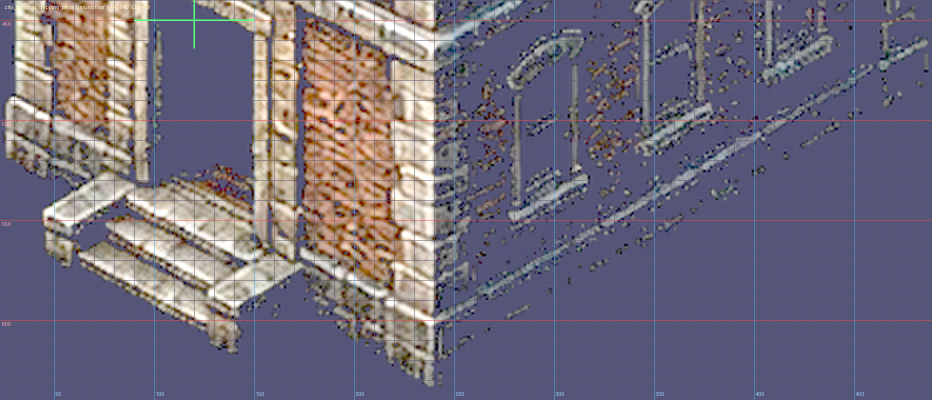
#> input picture ArtSource/Generated/CityDistrict/V2/ApertureQA/city_building_shipping_office_ground.png, 1864 x 800 px (shown at 1/2 size)
$ python -i install_sable_lot_masters.py   (imports and definitions only)
#> lines starting #> are read from the running program, lines starting #| are printed output that depends on the picture; after the words box and inside, x2 and y2 are one past the last pixel; in counts of white or black regions, pixels touching at a corner belong together
### ArtSource/Processing/generate_city_grounds_world_scale_v05.py
#!/usr/bin/env python3
"""Paint Act I city grounds at Infinity Engine outdoor-area scale.

World bounds grow by adding authored street (4096×2304 world units, ~58
adults across). Grounds are painted at plate resolution on the Baldur's
Gate: EE camera — sett / flag / drain joints sit on slopes ±0.75 — not a
Lanczos or procedural overlay of a smaller master.

Does not run `process_city_districts_v02.main()`. Does not touch the office.

    python3 ArtSource/Processing/generate_city_grounds_world_scale_v05.py
    python3 ArtSource/Processing/generate_city_grounds_world_scale_v05.py sable_row
"""

from __future__ import annotations

import argparse
import os
import sys
from pathlib import Path

import numpy as np
from PIL import Image, ImageFilter

sys.path.insert(0, str(Path(__file__).resolve().parent))
import ie_projection as ie
import qa_plate_projection as qa

ROOT = Path(__file__).resolve().parents[2]
GEN = ROOT / "ArtSource" / "Generated" / "CityDistrict" / "V2"
AREAS = ROOT / "RainShadow Shared" / "Resources" / "Art" / "Areas" / "CityDistrict" / "V2"
MAPS = ROOT / "RainShadow Shared" / "Resources" / "Art" / "UI" / "Map"

# Authored play space. 4096/70.3125 ≈ 58.3 adults — mid IE outdoor band.
# Both axes are exact SearchMap multiples (16×12).
WORLD_W = 4096.0
WORLD_H = 3072.0
# 2.00 art px / world unit: the density floor, and the largest 16:9 plate
# that stays inside a common 8192 GPU texture. Actor reference is 2.84;
# a 2.84 plate at this world size would be 11636 px and would not load on
# A11–A13 devices. Stonework is painted here, not upscaled.
PLATE_W = 8192
PLATE_H = 6144
PX_PER_UNIT = PLATE_W / WORLD_W

SLOPE = ie.BGEE.ground_slope  # 0.75
# 0.12 m granite sett and 0.50 m pavement flag at 1.75 m / 70.3125 u.
METRE = 70.3125 / 1.75
SETT_WORLD = 0.12 * METRE
FLAG_WORLD = 0.50 * METRE
SETT_PX = SETT_WORLD * PX_PER_UNIT
FLAG_PX = FLAG_WORLD * PX_PER_UNIT
# Painted V4 masters already carry wet cobble + iso sidewalks. We tile them
# to the new plate (same 2.00 px/unit) instead of drawing a 192-unit black
# diamond overlay — that overlay locked the camera but read as CAD wireframe
# and showed through the mid-alpha building sprites.
V4_ROOT = ROOT / "ArtSource" / "Generated" / "BGEEProjectionCandidates"
JOINT = 0.16
# Soft sett reinforcement only. Civic needs more; the others ride the V4 lock.
AMOUNT = 0.10
AMOUNT_CIVIC = 0.22
COURSE_WORLD = 40.0  # ~1.0 m flag rows
COURSE_PX = COURSE_WORLD * PX_PER_UNIT
COURSE_HALF_PX = 18.0
COURSE_DARK = 0.16
CITY_TOLERANCE_DEG = 1.5
MAP_SIZE = (1847, 1040)
AGENT_RADIUS = 16.0

# Screen-axis streets in world units. Widths 8.0–9.0 m (7–10 m band).
STREETS_X = ((80.0, 400.0), (1880.0, 2240.0), (3680.0, 4016.0))
STREETS_Y = ((80.0, 400.0), (1060.0, 1380.0), (1900.0, 2224.0))

# Building pads. Streets stay open around them.
BLOCKS = {
    "sw": (420.0, 420.0, 1440.0, 620.0),
    "se": (2260.0, 420.0, 1400.0, 620.0),
    "nw": (420.0, 1400.0, 1440.0, 480.0),
    "ne": (2260.0, 1400.0, 1400.0, 480.0),
}

PALETTES = {
    "sable_row": dict(
        road=(46, 50, 56), pavement=(58, 58, 62), water=(18, 24, 30),
        stain=(36, 32, 30), lamp=(210, 150, 70),
    ),
    "wharf_ladder": dict(
        road=(40, 42, 44), pavement=(52, 50, 46), water=(16, 26, 34),
        stain=(48, 40, 30), lamp=(200, 140, 64),
    ),
    "riverside": dict(
        road=(42, 46, 50), pavement=(54, 56, 58), water=(14, 28, 38),
        stain=(30, 36, 40), lamp=(190, 148, 80),
    ),
    "harborpoint_pd": dict(
        road=(44, 44, 46), pavement=(56, 56, 54), water=(16, 22, 28),
        stain=(38, 36, 34), lamp=(186, 154, 88),
    ),
    "lila_street": dict(
        road=(48, 42, 44), pavement=(60, 52, 50), water=(18, 22, 28),
        stain=(42, 30, 30), lamp=(204, 132, 72),
    ),
    "civic_records": dict(
        road=(56, 56, 58), pavement=(72, 70, 68), water=(20, 24, 30),
        stain=(50, 48, 44), lamp=(196, 168, 110),
    ),
}

FOLDERS = {
    "sable_row": "SableRow",
    "wharf_ladder": "WharfLadder",
    "riverside": "Riverside",
    "harborpoint_pd": "HarborpointPD",
    "lila_street": "LilaStreet",
    "civic_records": "CivicRecords",
}


def _blur(arr: np.ndarray, radius: float) -> np.ndarray:
    im = Image.fromarray(np.clip(arr, 0, 255).astype(np.uint8), "L")
    return np.asarray(im.filter(ImageFilter.GaussianBlur(radius=radius)), dtype=np.float32)


# [258 lines left out: functions axis_uv, cell_field, stone_detail, drain_channels, iso_courses, load_v4 and 11 more, not called in this run]


PROPS = ROOT / "RainShadow Shared" / "Resources" / "Art" / "Props" / "CityDistrict" / "V2"


def flatten_interior_alpha(im: Image.Image, *, floor: int = 36) -> Image.Image:
    """Push painted pixels to opaque; keep only the sub-floor AA fringe.

    Several shipped facades store the brick face itself at ~130 alpha, so an
    erode-from-opaque-core cannot find an interior. Against a contrasting
    ground that reads as a glass building.
    """
    rgba = np.array(im.convert("RGBA"))
    alpha = rgba[:, :, 3]
    rgba[:, :, 3] = np.where(alpha > floor, 255, alpha)
    return Image.fromarray(rgba, "RGBA")


# [120 lines left out: functions flatten_city_sprites, hardlink_or_copy, install_one, report_nav, main, not called in this run]


# [2 lines that do not run on import are left out]

### ArtSource/Processing/install_sable_unified_blocks.py
#!/usr/bin/env python3
"""Seat painted one-volume blocks on the v01 street walls.

Imagine produced whole city blocks. This scales each block to the original
near facade, sits its foot on that facade's foot, then copies the v01 near
wall through so Voss's stoop and the Harbor Street kerb cannot move.

    python3 ArtSource/Processing/install_sable_unified_blocks.py
"""

from __future__ import annotations

import json
import sys
from pathlib import Path

import numpy as np
from PIL import Image
from scipy import ndimage

sys.path.insert(0, str(Path(__file__).resolve().parent))
from fill_sable_lot_roofs import (
    GEN, PROPS, ORIG, OPAQUE, PX, WORLD_H, HALF_W, HALF_H,
    diamond_fields, split_blobs, write_png, rebuild_flatten,
)

SESSION = Path(
    "/Users/laurensvanoorschot/.grok/sessions/"
    "%2FUsers%2Flaurensvanoorschot%2FRainShadow/"
    "01a00a59-62cb-7180-b70f-62227c6a37e1/images"
)
BLOCKS = {
    "harborVoss": SESSION / "24.jpg",
    "harborWest": SESSION / "26.jpg",
    "upperWest": SESSION / "28.jpg",
    "upperEast": SESSION / "23.jpg",
    "southWest": SESSION / "25.jpg",
    "southEast": SESSION / "27.jpg",
}


def opaque_bbox(mask: np.ndarray) -> tuple[int, int, int, int]:
    ys, xs = np.where(mask)
    return int(xs.min()), int(ys.min()), int(xs.max()) + 1, int(ys.max()) + 1


# [60 lines left out: functions seat_block, main, not called in this run]


# [2 lines that do not run on import are left out]

### ArtSource/Processing/ie_projection.py
"""Ground projection for RainShadow area art.

Two cameras are defined here, and exactly one is active.

`BGEE` is the target: the Baldur's Gate: EE / Infinity Engine orthographic
camera, which is what the runtime navigation layer already assumes
(`SearchMap.defaultCellSize` 16x12, `ActorLocomotionPacing.verticalProjectionScale`
0.75). Under it every ground line lands on a screen slope of +-0.75 (+-36.87
degrees), a circle on the ground is a 16:12 ellipse, and uprights stay vertical.

`LEGACY_V2` is what the pre-adoption plates were drawn to. Act I city grounds
and the V5 office suite are now on the BG:EE lock, so `ACTIVE` follows them.

Adoption is therefore a single edit *paired with new art*:

    ACTIVE = BGEE

plus re-fitting `office_room_plan` REAR/axis lengths to the new plate and
re-running the sequence in `Documentation/BGEEProjectionMasterRegen.md`.
`qa_ie_projection.py` enforces that the pipeline and `ACTIVE` agree.
"""

from __future__ import annotations

import math
from dataclasses import dataclass

import numpy as np
from PIL import Image, ImageDraw


@dataclass(frozen=True)
class GroundProjection:
    """A fixed orthographic ground camera plus the raster constants drawn to it.

    `ground_foreshorten` is screen-Y per world-Y on the ground plane; it is the
    tangent of the on-screen ground-axis angle and the sine of the camera
    elevation. Everything else either derives from it or is an authored raster
    size that must move with it.
    """

    name: str
    ground_foreshorten: float
    diamond: tuple[int, int]
    cell_rect: tuple[float, float]
    partition_cell_rect: tuple[float, float]
    ring_size: tuple[int, int]
    pip_size: tuple[int, int]
    # Screen-space shears used by the procedural graybox drawers. These were
    # hand-picked for the legacy camera and are not derived from it; under
    # BG:EE they become the real ground slope.
    graybox_skew: float
    fg_wall_skew: float
    # iso_box ground foreshortening as a fraction of width/depth.
    box_depth_frac: float

    @property
    def height_foreshorten(self) -> float:
        return math.sqrt(1.0 - self.ground_foreshorten**2)

    @property
    def elevation_deg(self) -> float:
        return math.degrees(math.asin(self.ground_foreshorten))

    @property
    def ground_axis_deg(self) -> float:
        return math.degrees(math.atan(self.ground_foreshorten))

    @property
    def ground_slope(self) -> float:
        return self.ground_foreshorten

    @property
    def half_step(self) -> tuple[float, float]:
        return (self.diamond[0] / 2.0, self.diamond[1] / 2.0)

    # [4 lines left out: function ellipse_ratio, not called in this run]


# The target. 128x96 spans exactly 8x8 SearchMap cells of 16x12, so the planner
# grid and the runtime grid finally share a ratio.
BGEE = GroundProjection(
    name="bgee",
    ground_foreshorten=0.75,
    diamond=(128, 96),
    cell_rect=(104.0, 78.0),
    # Not scaled with the taller diamond: the partition inset is owned by the
    # painted doorway's plan-b width, and widening it seals the waiting side.
    partition_cell_rect=(40.0, 20.0),
    ring_size=(128, 96),
    pip_size=(64, 48),
    graybox_skew=0.75,
    fg_wall_skew=0.75,
    box_depth_frac=0.375,
)

# What the pre-adoption plates were drawn to. Kept so a revert is one flip.
LEGACY_V2 = GroundProjection(
    name="legacy_v2",
    ground_foreshorten=0.5,
    diamond=(128, 64),
    cell_rect=(104.0, 52.0),
    partition_cell_rect=(40.0, 20.0),
    ring_size=(128, 64),
    pip_size=(64, 32),
    graybox_skew=0.22,
    fg_wall_skew=0.35,
    box_depth_frac=0.25,
)

# ---------------------------------------------------------------------------
# Flip with the on-lock masters. City grounds + office V7 (V5 floor,
# human-scale wall face) are installed.
# ---------------------------------------------------------------------------
ACTIVE: GroundProjection = BGEE

# Active-camera aliases. Pipeline modules use these, so they follow ACTIVE.
GROUND_FORESHORTEN = ACTIVE.ground_foreshorten
GROUND_SLOPE = ACTIVE.ground_slope
HEIGHT_FORESHORTEN = ACTIVE.height_foreshorten
ELEVATION_DEG = ACTIVE.elevation_deg
GROUND_AXIS_DEG = ACTIVE.ground_axis_deg
AZIMUTH_DEG = 45.0

DIAMOND_W, DIAMOND_H = ACTIVE.diamond
HALF_STEP_X, HALF_STEP_Y = ACTIVE.half_step
CELL_RECT = ACTIVE.cell_rect
PARTITION_CELL_RECT = ACTIVE.partition_cell_rect
RING_SIZE = ACTIVE.ring_size
PIP_SIZE = ACTIVE.pip_size
GRAYBOX_SKEW = ACTIVE.graybox_skew
FG_WALL_SKEW = ACTIVE.fg_wall_skew
BOX_DEPTH_FRAC = ACTIVE.box_depth_frac

# GemRB / Infinity Engine searchmap cell and ground-circle ellipse. These are
# runtime facts, already shipped in Swift, and do not depend on ACTIVE.
ELLIPSE_A = 16
ELLIPSE_B = 12

# Plate centre used by the office layout planner.
DEFAULT_ORIGIN_X = 2048.0


# ---------------------------------------------------------------------------
# Axis helpers
# ---------------------------------------------------------------------------

# [58 lines left out: functions axis_with_slope, screen_height, ground_shear_for_height, cell_to_authored, authored_to_cell, not called in this run]


def cell_aabb(x: float, y: float) -> tuple[float, float, float, float]:
    w, h = CELL_RECT
    return (x - w / 2.0, y - h / 2.0, w, h)


def partition_cell_aabb(x: float, y: float) -> tuple[float, float, float, float]:
    w, h = PARTITION_CELL_RECT
    return (x - w / 2.0, y - h / 2.0, w, h)


# ---------------------------------------------------------------------------
# Ground ellipse (selection rings, move markers, floor ripples)
# ---------------------------------------------------------------------------

def is_within_ellipse(dx: float, dy: float, *, a: float = ELLIPSE_A, b: float = ELLIPSE_B) -> bool:
    """GemRB-style ground hit test, relative to the ellipse centre."""
    return (dx * dx) / (a * a) + (dy * dy) / (b * b) <= 1.0


def searchmap_point(x: float, y: float) -> tuple[float, float]:
    """World/plate point to continuous searchmap cell coordinates."""
    return (x / ELLIPSE_A, y / ELLIPSE_B)


# [126 lines left out: functions ground_ellipse_pixels, synthesize_ground_ring, iso_box_points, _self_check, not called in this run]


# [2 lines that do not run on import are left out]

### ArtSource/Processing/install_sable_lot_masters.py
#!/usr/bin/env python3
"""Seat Sable Row lot masters on the BG:EE camera, measuring before installing.

An Infinity Engine area is painted through *one* orthographic camera: elevation
asin(0.75), azimuth 45, both ground axes on screen at +-36.87 degrees, and a
uniform texture scale everywhere on the map. A building is larger than its
neighbour because it has more storeys, not because a fit heuristic landed
differently, and it is registered by where it touches the ground.

So this installer holds three rules:

1. **One scale for the district.** Every master's footprint is scaled to span
   `LOT_FRONTAGE_UNITS` world units. No per-lot fitting against neighbouring
   pixels.
2. **Ground registration.** The master's footprint sits on the lot's
   `groundPoint` from the bake -- the camera-near tip of its diamond -- not on
   a colour-scanned roof eave.
3. **Measure first.** Every master is graded by `qa_plate_projection` and by
   art density before it is seated, and a proof card is written per lot.

The v01 near wall is copied back through on harborVoss only, so the stoop and
Harbor Street kerb cannot move. Other lots take the new street frontage.

    python3 ArtSource/Processing/install_sable_lot_masters.py
    python3 ArtSource/Processing/install_sable_lot_masters.py --no-strict

Camera, density and spill gates are fatal by default. `--no-strict` makes them
advisory (debug only). Off-lock art cannot reach Resources/ again.
"""

from __future__ import annotations

import argparse
import hashlib
import json
import shutil
import sys
import tempfile
from pathlib import Path

import numpy as np
from PIL import Image
from scipy import ndimage

sys.path.insert(0, str(Path(__file__).resolve().parent))
import qa_plate_projection as proj
from fill_sable_lot_roofs import (
    GEN, PROPS, ORIG, OPAQUE, PX, WORLD_H, HALF_W, HALF_H, block_centre,
    HEROES, STRIPS, diamond_fields, split_blobs, rebuild_flatten,
)
from generate_city_grounds_world_scale_v05 import flatten_interior_alpha
from install_sable_unified_blocks import opaque_bbox
from qa_plate_density import FLOOR_PX_PER_UNIT

MASTERS = GEN / "LotMasters"
MANIFEST = MASTERS / "masters.json"
QA_DIR = MASTERS / "QA"

# One district scale, stated in world units of block frontage.
#
# The buildable pad is 2*HALF_W = 1168 units wide. Bake crops are now the
# diamond AABB (plus door overhang), so a pad-filling building fits. Heroes
# share that full-pad frontage; strips still use each crop's worldSize.w
# because the plate clips them.
LOT_FRONTAGE_UNITS = 2.0 * HALF_W  # 1168.0


# [10 lines left out: function frontage_units, not called in this run]

# Grade against the BG:EE target, tighter than qa_plate_projection's shared 4.0
# default but looser than the 2.0 this started at.
#
# 2.0 was set from the five on-lock districts, which land 1.00-1.27. Those are
# *ground* plates: a cobble lattice is a far easier subject to hold on-axis than
# pitched-roof architecture. Six independently generated Sable building masters
# all landed in 34.40-35.07 (worst 2.01-2.47) -- that convergence is a
# systematic generator prior, not variance, so 2.0 refuses the whole set and
# another round would land in the same band.
#
# 2.47 is the worst of the current set, so 2.75 is that band plus margin. What
# it costs: 2.2 deg is ~89 px of drift across a 1525 px lot, about a quarter of
# a body height, and still tighter than the office ships at today (3.85).
CAMERA_TOLERANCE_DEG = 2.75
# Plate-edge strips are clipped by the frame; their seated crops often lack
# enough ±0.75 ground lattice for a reliable tensor read (masters can still
# grade). Waive the camera gate on every edge_* lot; the flatten grade covers
# the district. Tip frontage is kept for the density waiver.
TIP_FRONTAGE_WU = 500.0

# Fraction of a seated building allowed to fall outside its lot diamond.
#
# This is a second, independent read on the camera. A footprint painted on the
# BG:EE camera is a diamond of the pad's own proportions (half-width/half-depth
# = 584/438 = 1.333), so seating its near corner on the pad's near corner fits
# it inside by construction -- spill goes to ~0. A footprint painted flatter
# has a wide, shallow base whose ends hang outside a pad that narrows to a
# point, and spill rises with the error. So ADVISORY is what on-lock art
# achieves, and FATAL is reserved for a genuine placement bug.
#
# Strip lots are the exception: they are clipped by the plate AABB, which is
# the diamond's bounding box. The four AABB corners sit outside the diamond by
# construction, and an edge building that is cut by the frame *must* occupy
# those corners or it reads as a finished standalone when composited. Spill
# against the diamond is therefore expected (~20-50%) and is not a placement
# bug. `seat` uses the crop as the pad for STRIPS.
SPILL_ADVISORY = 0.02
# Finished-block paints fill the diamond AABB; the four AABB corners sit
# outside the diamond, so a pad-filling hero reads ~25-40% spill against
# the pad even when the street wall is right. 0.35 refused those. Doors
# now sit on that wall, so this is no longer a stoop-overhang proxy.
SPILL_FATAL = 0.45

# Minimum real resolution, as mean RGB lost by a half-scale round trip of the
# *trimmed* paint. (Measure the trimmed building, not the canvas -- a big black
# background deflates the score and hides the problem.)
#
# `px/unit` below measures the canvas, so packing a small paint onto a big
# canvas passes it while adding no detail -- the same trap
# `composite_city_ground_density_v04.assert_not_naked_upscale` guards ground
# plates against. All six V5 masters report an identical 2.57 px/unit because
# they were all packed to the same canvas; their real detail ranges 0.64-1.40.
#
# Calibration, all trimmed the same way:
#
#   office suite plate (native, shipped)   2.27
#   harborWest / upperEast / southWest     1.40 / 1.33 / 1.33
#   harborVoss                             1.18
#   flat-shaded geometric jig              1.16   <-- the bar
#   southEast                              0.69
#   upperWest                              0.64
#
# The jig is the bar: a *painted* master that carries less fine detail than the
# graybox it was painted from has had resolution removed, whatever canvas it
# arrives on. 1.10 sits just under the jig so a master need only match it.
DETAIL_FLOOR = 1.10

# ---------------------------------------------------------------------------
# Door registration
# ---------------------------------------------------------------------------
# The runtime pins door-leaf sprites to fixed world points and expects a painted
# doorway underneath each one. Replacing a lot's art moves the painted doorway
# and leaves the leaf standing in the street, and nothing was checking it:
# `qa_city_door_registration.py` models districts as separately-drawn facade
# sprites, but Sable bakes its buildings into lot crops, so that script never
# looks at them. Four leaves shipped floating before this gate existed.
#
# Anchors come from `city_layout.json`, which `CityLayoutDumpTests` writes
# straight out of `CityDistrictCatalog`, so they cannot drift from the runtime.
DOOR_DUMP = GEN.parent / "city_layout.json"
DOOR_PROBE_PX = 18
DOOR_MIN_COVER = 0.50
# Largest share of the probe window allowed to sit within +-6 of one colour.
#
# Alpha coverage alone is satisfiable by drawing a rectangle at the anchor, and
# that is what happened: `stamp_sable_lot_doors.py` made this gate read 7/7 by
# stamping flat slabs over the painted terraces.
#
# An edge-detail probe does NOT separate them -- a stamp's outline against its
# surroundings carries *more* edge energy than painted brick, so the stamps
# measured 7.6-11.2 against clean art at 0.1-10.1. Uniformity does separate
# them, because a procedural fill is one colour and paint never is:
#
#   stamped  87% 85% 85% 87%   (clean stamps)  48% 39%  (stamps over real art)
#   clean     0%  0% 18% 44%   0% 35%
#
# 0.60 sits in that gap. Known limit: a stamp blended into existing paint
# (gatehouse at 48%) still passes, so this catches the obvious case, not every
# case. The real defence is the manifest sha256 -- modifying a master after
# `composite_sable_lot_density.py` changes its digest and forces a conscious
# manifest edit.
DOOR_MAX_FLATNESS = 0.60

# Default clip: the pad. Lots with door leaves out on the pavement widen it via
# `clip_metric`, so a painted stoop survives seating.
PAD_CLIP = 1.02


# One leaf, one lot. Crop AABBs overlap, so a pavement probe on southEast
# used to claim harborVoss's garage and refuse a lot that does not own it.
LOT_DOORS = {
    "harborWest": ("city_door_tenement", "city_door_shop"),
    "harborVoss": (
        "city_door_gatehouse",
        "city_door_voss_stoop",
        "city_door_voss_stoop_garage",
    ),
    "upperWest": ("city_door_storefront",),
    "upperEast": ("city_door_rowhouse",),
}


# [84 lines left out: functions door_anchors, clip_metric, doors_landed, detail_score, not called in this run]


def key_background(im: Image.Image, lum_floor: int = 18) -> Image.Image:
    """Clear only the dark field *connected to the border*.

    A global `luma < 16` cut keys out black slate and shadowed brick inside the
    silhouette, which punches holes in the building itself. Night plates are
    mostly dark; only the surround is background.
    """
#> called with lum_floor = 18
    arr = np.array(im.convert("RGBA"))
    dark = arr[:, :, :3].max(axis=2) < lum_floor
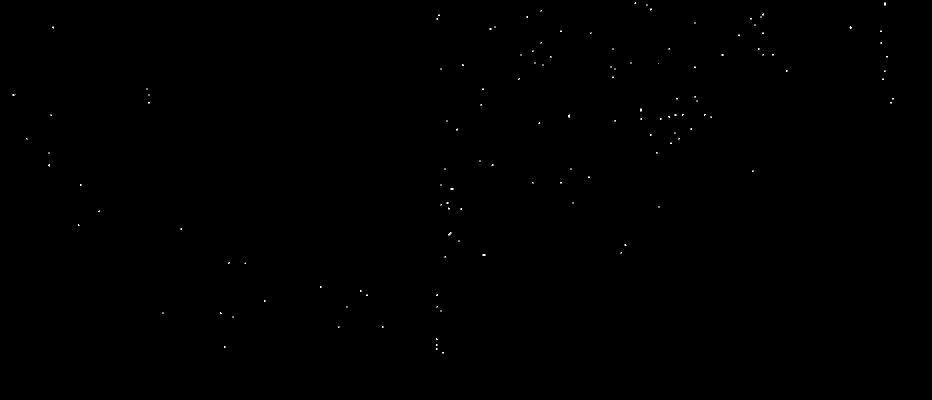
#> dark: shape (800, 1864) bool (shown at 1/2 size); 0.05% white in thin lines or dots, all inside (x1, y1, x2, y2) = (25, 5, 1787, 707)
    lab, n = ndimage.label(dark)
#> lab: shape (800, 1864) int32; 130 distinct labels, from 0 to 129
#> n = 129
#> (the rest of the program and of its run is left out)
